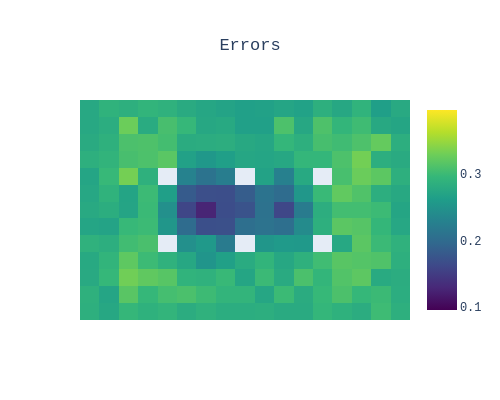

Source (notebook cell):
### Code cell
fig = EFS.error_map(HDs=False, scale='viridis')

### Figure 1 — Plotly figure (JSON) as saved in the notebook; plotly's stock layout.template omitted (floating-point values rounded to 4 significant figures; data arrays with more than 128 entries replaced by an {"elided": "..."} marker saying what was removed)
{"data": [{"colorscale": [[0, "#440154"], [0.1111, "#482878"], [0.2222, "#3e4989"], [0.3333, "#31688e"], [0.4444, "#26828e"], [0.5556, "#1f9e89"], [0.6667, "#35b779"], [0.7778, "#6ece58"], [0.8889, "#b5de2b"], [1, "#fde725"]], "type": "heatmap", "z": {"elided": "13x17 float values"}, "zmax": 0.3958, "zmin": 0.09547}], "layout": {"font": {"family": "Courier New"}, "height": 400, "title": {"text": "Errors", "x": 0.5}, "width": 500, "xaxis": {"showticklabels": false}, "yaxis": {"autorange": "reversed", "showticklabels": false}}}
